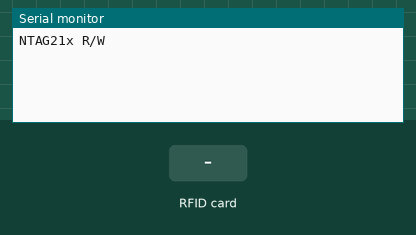
Simulated run of this sketch. Board: ESP8266 (NodeMCU). Shown: the last lines printed to the serial monitor. The test bench sets the inputs (shaded band).

Above: at 1.2 s.
1.3 s: RFID card 5E 7A 19 C4 held to the reader
At 2.2 s:
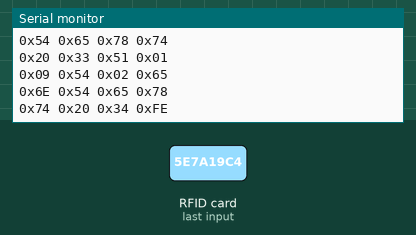
2.8 s: RFID card 5E 7A 19 C4 held to the reader
At 3.7 s:
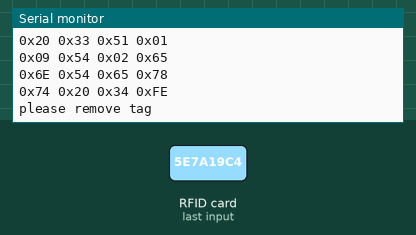
Timing chart, 0 to 5.8 s (numbered marks = the images above; inputs shaded):
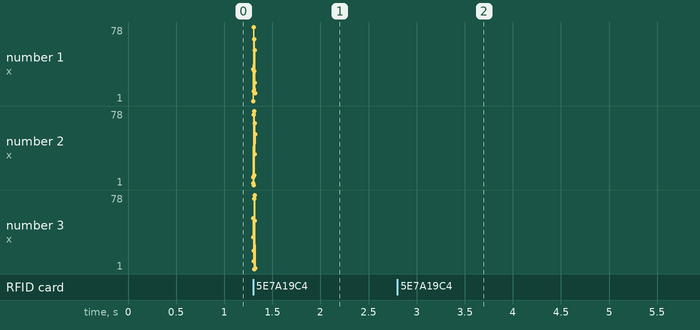

Measured:
- after the input at 1.3 s, the serial monitor: prints a new line at once (image 1)
- after the input at 2.8 s, the serial monitor: prints a new line at once (image 2)

The sketch:

NFC_writeTag.ino
```cpp
// Writes lines of text to a Mifare Ultralight (or NTAG213) tag
// Example written by Dominick Lee (dominicklee.com)

  #include <SoftwareSerial.h>
  #include <PN532_SWHSU.h>
  #include <PN532.h>
  #include <NfcAdapter.h>

  SoftwareSerial scanner(D2, D1); // RX | TX
  PN532_SWHSU pn532hsu(scanner);
  PN532 nfc = PN532(pn532hsu);

uint8_t buf[4];
uint8_t uid[7];
uint8_t uidLength;
byte payload[300];  //to store raw content

void writeTag(String textLines[10], int numLines);
int roundUp(int numToRound, int multiple);

void setup(void) {
    Serial.begin(115200);
    Serial.println("NTAG21x R/W");

    nfc.begin();
    nfc.SAMConfig();
}

void loop(void) {
    // wait until a tag is present
    while (!nfc.readPassiveTargetID(PN532_MIFARE_ISO14443A, uid, &uidLength)) {
      Serial.println("waiting for a tag");
      delay(1000);
    }

    nfc.mifareultralight_ReadPage(3, buf);
    int capacity = buf[2] * 8;
    Serial.print(F("Tag capacity "));
    Serial.print(capacity);
    Serial.println(F(" bytes"));

    String lines[10];
    lines[0] = "Text 1";
    lines[1] = "Text 2";
    lines[2] = "Text 3";
    lines[3] = "Text 4";
    writeTag(lines, 4);

    // wait until the tag is removed
    while (nfc.readPassiveTargetID(PN532_MIFARE_ISO14443A, uid, &uidLength)) {
      Serial.println("please remove tag");
      delay(1000);
    }
}

/* Purpose: The writeTag function writes lines of text to an NFC tag
 * Usage: First create a String array and load your text lines. Specify number of lines.
 *        This function should ony be called after the tag is placed on the reader.
 * Concept: This function will calculate the payload lengths, byte lengths, headers, footers, etc.
 *          Then the function will store the "formatted sequence" into payload
 *          Then the payload will be split into bytes of 4, which the buffer will write on the tag
 *          Assuming we are using NTAG213, we will have 36 pages, 4 bytes each
 * Global Dependencies: byte payload[300], uint8_t buf[4]
 * Function Dependencies: int roundUp(int numToRound, int multiple)
 * NFC Text Payload format:
 *    Index 4 always gets: 01 03 A0 0C
 *    Index 5 always gets: 34 03 [totl payload length] 91
 *    Line 1 header: 01 [byte length] 54 02   where bytes would be "enText 1 "
 *    Line 1 text: en + actual message
 *    To append more text:  11 01 [byte length] 54 02
 *    Line 2 text: en + actual message
 *    Next to last line footer: 51 01 [byte length] 54 02
 *    Line 3 text: en + actual message
 *    Ending footer: FE
 */
void writeTag(String textLines[10], int numLines)
{
  int payloadInd = 0; //index for reference
  payload[0] = 0; //clear payload

  //This is for Index 4
  payload[payloadInd] = 0x01; payloadInd++; //add new byte to payload arr
  payload[payloadInd] = 0x03; payloadInd++; //add new byte to payload arr
  payload[payloadInd] = 0xA0; payloadInd++; //add new byte to payload arr
  payload[payloadInd] = 0x0C; payloadInd++; //add new byte to payload arr

  //now we need to prepare the whole payload in advance since we need to set payload length
  //totl payload length = for each line (lineText[i].length() + 7)
  //we will also need individual byte length for each line, for use later
  int totlPayloadLen = 0; //we don't know the payloadLen until we finish loading the payload arr
  int lineByteLen[10];
  for (int i = 0; i <= numLines; i++) { //iterate each line of text
    lineByteLen[i] = textLines[i].length() + 3; //set byte length for this line
  }

  //This is for Index 5
  payload[payloadInd] = 0x34; payloadInd++; //add new byte to payload arr
  payload[payloadInd] = 0x03; payloadInd++; //add new byte to payload arr
  //This is a placeholder. We don't know the payloadLen yet until we finish loading the payload arr
  payload[payloadInd] = 0x00; payloadInd++; //add new byte to payload arr (Ind = 6)
  if (numLines > 1) { //this should only run if we have 2+ lines
    payload[payloadInd] = 0x91; payloadInd++; //add new byte to payload arr
  }
  else {  //only one line
    payload[payloadInd] = 0xD1; payloadInd++; //add new byte to payload arr
  }

  int bufferInd = 0; //start buffer index

  for (int i = 0; i < numLines; i++) { //iterate each line of text

    //This is the header for each line of text
    payload[payloadInd] = 0x01; payloadInd++; //add new byte to payload arr
    payload[payloadInd] = lineByteLen[i]; payloadInd++; //add new byte to payload arr
    payload[payloadInd] = 0x54; payloadInd++; //add new byte to payload arr
    payload[payloadInd] = 0x02; payloadInd++; //add new byte to payload arr
    payload[payloadInd] = 0x65; payloadInd++; //add new byte to payload arr
    payload[payloadInd] = 0x6E; payloadInd++; //add new byte to payload arr

    for (int j = 0; j < textLines[i].length(); j++) {  //iterate each character of string
      payload[payloadInd] = textLines[i].charAt(j); payloadInd++; //add new byte to payload arr
    }
    //insert footer after byte readout

    if (numLines > 1) { //this should only run if we have 2+ lines
      if (i == (numLines - 1)) {  //declare line-end if we are finished
        payload[payloadInd] = 0xFE; payloadInd++; //add byte FE to end of payload arr
      }
      else if (i == (numLines - 2)) {  //declare next to last
        payload[payloadInd] = 0x51; payloadInd++; //add byte 51 (Q) to payload arr
      }
      else {
        payload[payloadInd] = 0x11; payloadInd++; //add byte 11 (p) to payload arr
      }
    }
    else {
      payload[payloadInd] = 0xFE; payloadInd++; //add byte FE to end of payload arr
    }

  }

  //Now we know the payload index. We can calculate by subtracting the 4 bytes from page 4 and 5
  totlPayloadLen = payloadInd - 8;
  payload[6] = totlPayloadLen; //rewrite the total payload size (Ind = 6)

  //now we print it all back out and write to tag
  int bufInd = 0;
  int page = 4; //we always start at page 4 as convention

  int payloadRounded = roundUp(payloadInd, 4);  //round up the payload bytes to nearest multiple of 4

  for (int i = 0; i <= payloadRounded; i++) {
    buf[bufInd] = payload[i];
    bufInd ++;
    if ((i + 1) % 4 == 0) {   //count by multiples of 4
      nfc.PrintHexChar(buf, 4);
      nfc.mifareultralight_WritePage (page, buf);  //send data
      bufInd = 0;
      page ++;  //increment page
    }
  }

}

//This function rounds up a number to the nearest multiple
int roundUp(int numToRound, int multiple)
{
    if (multiple == 0)
        return numToRound;

    int remainder = numToRound % multiple;
    if (remainder == 0)
        return numToRound;

    return numToRound + multiple - remainder;
}
```
